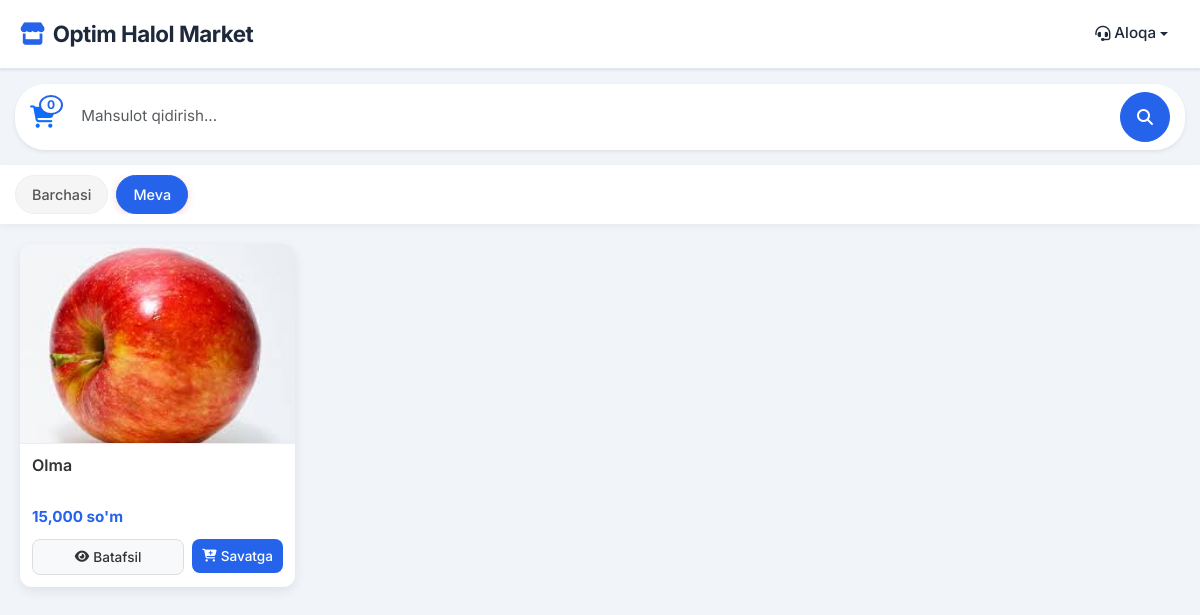
Page /category/meva/ on the committed database.
### internet/models.py (models this page shows, shortened)
class Cart(models.Model):
    session_key = models.CharField(max_length=40, null=True, blank=True)
    created_at = models.DateTimeField(auto_now_add=True)

class Category(models.Model):
    name = models.CharField(max_length=100, unique=True)
    slug = models.SlugField(unique=True, blank=True, null=True)
    created_at = models.DateTimeField(auto_now_add=True)

class Product(models.Model):
    category = models.ForeignKey(Category, on_delete=models.CASCADE)
    name = models.CharField(max_length=200, unique=True)
    slug = models.SlugField(unique=True, blank=True, null=True)
    description = models.TextField()
    price = models.DecimalField(max_digits=10, decimal_places=2, validators=[MinValueValidator(0)])
    image = models.ImageField(upload_to='products/', blank=True, null=True)
    created_at = models.DateTimeField(auto_now_add=True)

### internet/views.py (the view)
# urls.py: path('category/<slug:slug>/', views.category_detail, name='category_detail'),
def category_detail(request, slug):
    category = get_object_or_404(Category, slug=slug)
    products = Product.objects.filter(category=category)
    cart = get_cart(request)
    cart_products = [item.product for item in cart.cartitem_set.all()]
    all_categories = Category.objects.all()
    current_index = list(all_categories).index(category)
    start_index = max(0, current_index - 2)
    end_index = min(len(all_categories), current_index + 3)
    visible_categories = all_categories[start_index:end_index]
    products_page = filter_and_paginate_products(products, request)
    return render(request, 'category_detail.html', {
        'category': category,
        'categories': all_categories,
        'visible_categories': visible_categories,
        'products': products_page,
        'cart': cart,
        'cart_products': cart_products
    })

### internet/context_processors.py (called while the page is built)
def cart(request):
    cart_count = 0
    session_key = request.session.session_key
    if session_key:
        cart, created = Cart.objects.get_or_create(session_key=session_key)
        cart_count = cart.cartitem_set.count()
    return {'cart_count': cart_count}

### internet/views.py (called while the page is built)
def get_cart(request):
    session_key = request.session.session_key
    if not session_key:
        request.session.create()
        session_key = request.session.session_key
    cart, created = Cart.objects.get_or_create(session_key=session_key)
    return cart

def filter_and_paginate_products(products, request, per_page=10):
    query = request.GET.get('q')
    if query:
        products = products.filter(
            Q(name__icontains=query) | Q(description__icontains=query)
        )
    products = products.order_by('-id')  # yoki kerakli ustun bo‘yicha
    paginator = Paginator(products, per_page)
    page_number = request.GET.get('page')
    products_page = paginator.get_page(page_number)
    return products_page

### templates/category_detail.html (shortened to what this page needs)
{% extends 'base.html' %}
{% block content %}
    <div class="search-container shadow-sm">
        <div class="cart-icon">
            <a href="{% url 'cart_detail' %}" data-bs-toggle="tooltip" data-bs-placement="bottom" title="Savatni ko'rish">
                <i class="fas fa-shopping-cart"></i>
                <span class="badge" id="cart-count">{{ cart.cartitem_set.count }}</span>
            </a>
        </div>
        <form method="GET" action="{% url 'category_detail' category.slug %}" class="w-100">
            <div class="input-group">
                <input type="text" name="q" class="form-control border-0" placeholder="Mahsulot qidirish..." value="{{ request.GET.q }}" aria-label="Search">
                <button class="btn btn-primary rounded-pill px-3" type="submit"><i class="fas fa-search"></i></button>
            </div>
        </form>
    </div>
    <div class="category-tabs-container">
        <ul class="nav category-tabs">
            <li class="nav-item">
                <a class="nav-link {% if not category %}active{% endif %}" href="{% url 'home' %}">Barchasi</a>
            </li>
            {% for cat in visible_categories %}
                <li class="nav-item">
                    <a class="nav-link {% if category.slug == cat.slug %}active{% endif %}" href="{% url 'category_detail' cat.slug %}">{{ cat.name }}</a>
                </li>
            {% endfor %}
        </ul>
    </div>
    <div class="product-grid">
        {% for product in products %}
            <div class="product-card card">
                <a href="{% url 'product_detail' product.slug %}">
                    <img src="{{ product.image.url }}" alt="{{ product.name }}" class="card-img-top">
                </a>
                <div class="card-body">
                    <h6 class="card-title">{{ product.name }}</h6>
                    <p class="card-text product-price">{{ product.price }} so'm</p>
                    <div class="product-actions">
                        <a href="{% url 'product_detail' product.slug %}" class="detail-btn">
                            <i class="fas fa-eye"></i> Batafsil
                        </a>
                        <form class="add-to-cart-form" data-product-id="{{ product.id }}">
                            <button type="submit" class="btn cart-btn add-to-cart {% if product in cart_products %}added{% endif %}" {% if product in cart_products %}disabled{% endif %}>
                                <i class="fas {% if product in cart_products %}fa-check{% else %}fa-cart-plus{% endif %}"></i>
                                {% if product in cart_products %}Qo‘shilgan{% else %}Savatga{% endif %}
                            </button>
                        </form>
                    </div>
                </div>
            </div>
        {% endfor %}
    </div>
{% endblock %}

### templates/base.html (style rules this page uses)
:root { --primary-color: #2563eb; --primary-hover: #1d4ed8; --secondary-color: #64748b; --light-color: #f8fafc; --dark-color: #1e293b; --success-color: #10b981; --warning-color: #f59e0b; --error-color: #ef4444; --alert-success-bg: linear-gradient(135deg, #10b981, #34d399); --alert-error-bg: linear-gradient(135deg, #ef4444, #f87171); --alert-info-bg: linear-gradient(135deg, #3b82f6, #60a5fa); --surface-color: #ffffff; --card-shadow: 0 4px 6px -1px rgba(0, 0, 0, 0.1), 0 2px 4px -1px rgba(0, 0, 0, 0.06); --card-hover-shadow: 0 10px 15px -3px rgba(0, 0, 0, 0.1), 0 4px 6px -2px rgba(0, 0, 0, 0.05); }
body { font-family: 'Inter', sans-serif; background-color: #f1f5f9; margin: 0; padding: 0; padding-bottom: 60px; color: #334155; }
.form-control, .form-select { border-radius: 8px; border: 1px solid #e2e8f0; padding: 12px 16px; transition: all 0.2s ease; font-size: 0.95rem; }
.btn-primary { background: var(--primary-color); border-color: var(--primary-color); padding: 12px 24px; border-radius: 8px; font-weight: 500; transition: all 0.2s ease; }

### templates/category_detail.html (style rules this page uses)
.product-grid { display: grid; grid-template-columns: repeat(2, 1fr); gap: 15px; padding: 15px; margin-bottom: 80px; }
.product-card { border: none; border-radius: 12px; overflow: hidden; background: #fff; box-shadow: 0 4px 12px rgba(0, 0, 0, 0.08); transition: all 0.3s ease; position: relative; display: flex; flex-direction: column; height: 100%; }
.product-card img { width: 100%; height: 160px; object-fit: cover; border-bottom: 1px solid #eee; }
.product-card .card-body { padding: 12px; display: flex; flex-direction: column; flex-grow: 1; }
.product-card .card-title { font-size: 1rem; font-weight: 600; color: #333; margin-bottom: 5px; display: -webkit-box; -webkit-line-clamp: 2; -webkit-box-orient: vertical; overflow: hidden; min-height: 2.8em; }
.product-card .card-text { font-size: 0.95rem; color: var(--primary-color); font-weight: 700; margin-bottom: 10px; }
.product-actions { display: flex; gap: 5px; margin-top: auto; }
.detail-btn { font-size: 0.8rem; padding: 6px 8px; background-color: #f8f9fa; border: 1px solid #ddd; border-radius: 8px; color: #333; font-weight: 500; transition: all 0.2s ease; flex: 1; text-align: center; text-decoration: none; display: flex; align-items: center; justify-content: center; min-width: 0; }
.detail-btn i { margin-right: 4px; font-size: 0.8rem; }
.cart-btn { font-size: 0.8rem; padding: 6px 8px; background-color: var(--primary-color); border: none; border-radius: 8px; color: white; font-weight: 500; transition: all 0.2s ease; flex: 1; min-width: 0; display: flex; align-items: center; justify-content: center; }
.cart-btn i { margin-right: 4px; font-size: 0.8rem; }
.category-tabs-container { position: sticky; top: 60px; z-index: 900; background: #fff; padding: 10px 0; box-shadow: 0 2px 8px rgba(0, 0, 0, 0.05); }
.category-tabs { display: flex; flex-wrap: nowrap; overflow-x: auto; padding: 0 15px; gap: 8px; -webkit-overflow-scrolling: touch; scrollbar-width: none; }
.category-tabs .nav-link { color: #555; padding: 8px 16px; border-radius: 20px; font-weight: 500; font-size: 0.9rem; white-space: nowrap; background-color: #f5f5f5; border: 1px solid #eee; transition: all 0.2s ease; }
.category-tabs .nav-link.active { background-color: var(--primary-color); color: #fff; box-shadow: 0 2px 8px rgba(220, 53, 69, 0.2); border-color: var(--primary-color); }
.search-container { margin: 15px; background: #fff; padding: 8px 15px; border-radius: 30px; box-shadow: 0 2px 10px rgba(0, 0, 0, 0.05); display: flex; align-items: center; gap: 10px; }
.cart-icon { position: relative; font-size: 1.4rem; color: var(--primary-color); }
.cart-icon .badge { position: absolute; top: -5px; right: -8px; background-color: #fff; color: var(--primary-color); border: 2px solid var(--primary-color); border-radius: 50%; padding: 2px 6px; font-size: 0.75rem; font-weight: 700; }
@media (min-width: 768px) { .product-grid { grid-template-columns: repeat(auto-fill, minmax(220px, 1fr)); gap: 20px; padding: 20px; } }
@media (min-width: 768px) { .product-card img { height: 180px; } }
@media (min-width: 768px) { .product-actions { gap: 8px; } }
@media (min-width: 768px) { .detail-btn, .cart-btn { font-size: 0.85rem; padding: 7px 10px; } }
@media (min-width: 992px) { .product-grid { grid-template-columns: repeat(auto-fill, minmax(240px, 1fr)); } }
@media (min-width: 992px) { .product-card img { height: 200px; } }

### rows in the picture
Category: name "Meva"
Product: image (picture), name "Olma"
